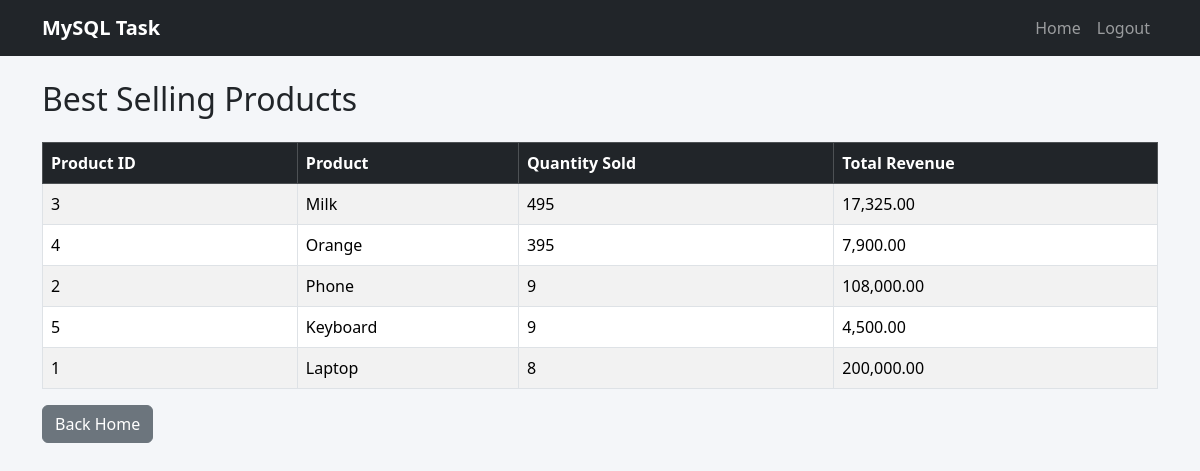
Screenshot of /pages/best_sellers.php (signed in) with the database file from the repository.
### tables this page shows
CREATE TABLE products(id INT AUTO_INCREMENT PRIMARY KEY,name VARCHAR(100) NOT NULL,price DECIMAL(10,2) NOT NULL);

### pages/best_sellers.php (the view)
<?php include "../includes/auth.php"; include "../config/connection.php"; include "../includes/header.php"; $r=mysqli_query($conn,"SELECT p.id,p.name,SUM(oi.quantity) total_quantity,SUM(oi.quantity*oi.price) total_revenue FROM products p JOIN order_items oi ON p.id=oi.product_id GROUP BY p.id,p.name ORDER BY total_quantity DESC"); ?>
<h2>Best Selling Products</h2><div class="table-responsive"><table class="table table-bordered table-striped bg-white mt-3"><thead class="table-dark"><tr><th>Product ID</th><th>Product</th><th>Quantity Sold</th><th>Total Revenue</th></tr></thead><tbody><?php while($x=mysqli_fetch_assoc($r)): ?><tr><td><?php echo $x['id']; ?></td><td><?php echo htmlspecialchars($x['name']); ?></td><td><?php echo $x['total_quantity']; ?></td><td><?php echo number_format($x['total_revenue'],2); ?></td></tr><?php endwhile; ?></tbody></table></div><a href="../index.php" class="btn btn-secondary">Back Home</a><?php include "../includes/footer.php"; ?>

### assets/css/style.css (style rules this page uses)
body { background:#f4f6f9;min-height:100vh }
.table thead th { white-space:nowrap }

### rows the page displays
products: id "3", name "Milk", total_quantity "495", total_revenue "17,325.00"
products: id "4", name "Orange", total_quantity "395", total_revenue "7,900.00"
products: id "2", name "Phone", total_quantity "9", total_revenue "108,000.00"
products: id "5", name "Keyboard", total_quantity "9", total_revenue "4,500.00"
products: id "1", name "Laptop", total_quantity "8", total_revenue "200,000.00"
